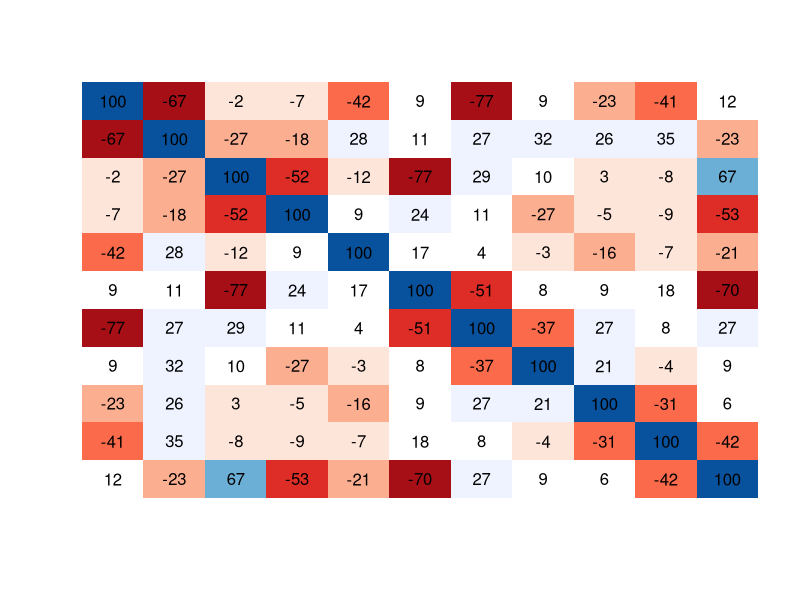
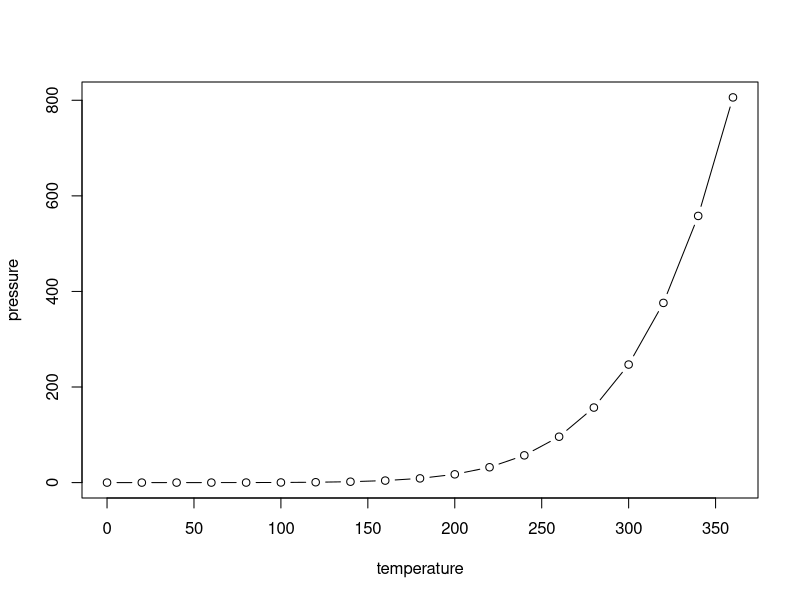

The R script that drew these images, in order:
## ---- chunk 1
knitr::opts_chunk$set(echo = TRUE)
## ---- chunk 2
summary(cars)
dim(cars)
## ---- chunk 3
data(mtcars)
fit = lm(mpg ~ ., mtcars)
cor = summary(fit, correlation = TRUE)$correlation
#相关阵上下倒转再转置，是为了让画出的图和相关阵方向一致
cor2 = t(cor[11:1, ])
#下面颜色取自ellipse包中的plotcorr函数的示例
colors = c("#A50F15", "#DE2D26", "#FB6A4A", "#FCAE91", "#FEE5D9",
	"white", "#EFF3FF", "#BDD7E7", "#6BAED6", "#3182BD", "#08519C")
image(1:11, 1:11, cor2, axes = FALSE, ann = F, col = colors)
text(rep(1:11, 11), rep(1:11, each = 11), round(100 * cor2))

a=1
a

## ---- chunk 4
plot(pressure,type='b')
